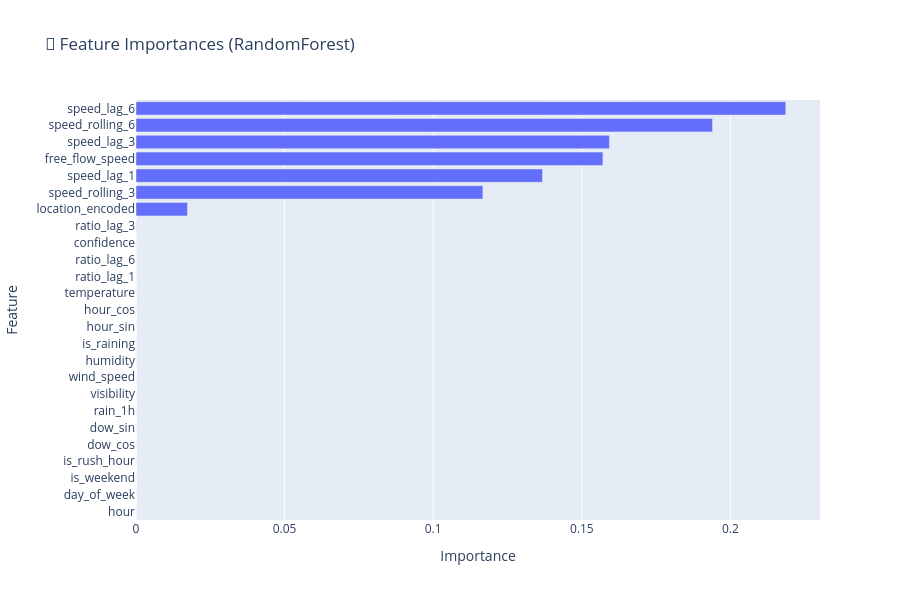

This figure's notebook cell:
### Markdown cell above
## 7. Feature Importances

### Code cell
# Feature importances from best model
importances = best_model.feature_importances_
feat_imp = pd.DataFrame({
    'feature': feature_cols,
    'importance': importances
}).sort_values('importance', ascending=True)

fig = px.bar(
    feat_imp,
    x='importance',
    y='feature',
    orientation='h',
    title=f'🌟 Feature Importances ({best_name})',
    labels={'importance': 'Importance', 'feature': 'Feature'},
)
fig.update_layout(height=600)
fig.show()

print('\nTop 10 Features:')
for _, row in feat_imp.tail(10).iloc[::-1].iterrows():
    bar = '█' * int(row['importance'] * 100)
    print(f'  {row["feature"]:<25s} {row["importance"]:.4f} {bar}')

### Figure 1 — Plotly figure (JSON) as saved in the notebook; plotly's stock layout.template omitted (floating-point values rounded to 4 significant figures)
{"data": [{"hovertemplate": "Importance=%{x}<br>Feature=%{y}<extra></extra>", "legendgroup": "", "marker": {"color": "#636efa", "pattern": {"shape": ""}}, "name": "", "orientation": "h", "showlegend": false, "textposition": "auto", "type": "bar", "x": [0.0, 0.0, 0.0, 0.0, 0.0, 0.0, 0.0, 0.0, 0.0, 0.0, 0.0, 1.265e-06, 2.091e-06, 6.694e-06, 7.831e-06, 1.24e-05, 1.695e-05, 3.669e-05, 0.01733, 0.1167, 0.1368, 0.1571, 0.1593, 0.194, 0.2187], "xaxis": "x", "y": ["hour", "day_of_week", "is_weekend", "is_rush_hour", "dow_cos", "dow_sin", "rain_1h", "visibility", "wind_speed", "humidity", "is_raining", "hour_sin", "hour_cos", "temperature", "ratio_lag_1", "ratio_lag_6", "confidence", "ratio_lag_3", "location_encoded", "speed_rolling_3", "speed_lag_1", "free_flow_speed", "speed_lag_3", "speed_rolling_6", "speed_lag_6"], "yaxis": "y"}], "layout": {"barmode": "relative", "height": 600, "legend": {"tracegroupgap": 0}, "title": {"text": "🌟 Feature Importances (RandomForest)"}, "xaxis": {"anchor": "y", "domain": [0, 1], "title": {"text": "Importance"}}, "yaxis": {"anchor": "x", "domain": [0, 1], "title": {"text": "Feature"}}}}
